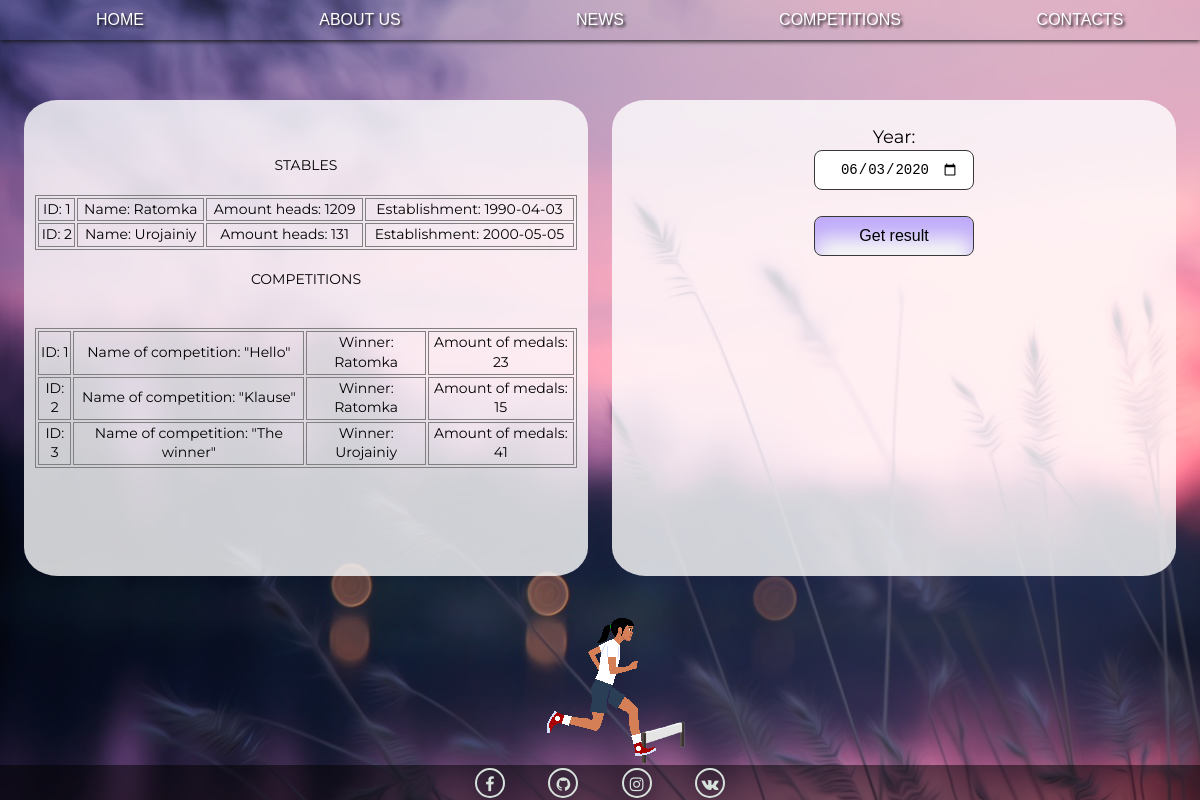
/taskSQL.php, run on the app's committed database.
### tables this page shows
CREATE TABLE `stables` (
  `ID` int(8) UNSIGNED NOT NULL,
  `name` varchar(20) NOT NULL,
  `heads` int(8) UNSIGNED NOT NULL,
  `establishment` date NOT NULL
);

CREATE TABLE `competitions` (
  `ID` int(8) UNSIGNED NOT NULL,
  `name_competition` varchar(20) NOT NULL,
  `stable_winner` varchar(20) NOT NULL,
  `amount_medals` int(3) UNSIGNED NOT NULL
);

### twoDBTask.php (the view, shortened to what this page needs)
<?php
$user = $_SERVER['DB_USERNAME'];
$password = $_SERVER['DB_PASSWORD'];
$host = "localhost";
$DB = $_SERVER['DB_NAME'];
$mysql = mysqli_connect($host, $user, $password, $DB) or die("Unable to connect");
mysqli_set_charset($mysql, 'UTF8');
$sql = "SELECT * FROM stables";
$result = mysqli_query($mysql, $sql);
echo "<br>STABLES";
echo "<table>";
if ($result)
{
    while ($row = mysqli_fetch_array($result))
    {
        echo '<tr>';
        echo '<td>' . 'ID: ' . $row['ID'] . ' </td>';
        echo '<td>' . 'Name: ' . $row['name'] . ' </td>';
        echo '<td>' . 'Amount heads: ' . $row['heads'] . ' </td>';
        echo '<td>' . 'Establishment: ' . $row['establishment'] . ' </td>';
        echo '<br>';
        echo '</tr>';
    }
}
echo "</table>";
$sql = "SELECT * FROM competitions";
$result = mysqli_query($mysql, $sql);
echo "<br>COMPETITIONS";
echo "<table>";
if ($result)
{
    while ($row = mysqli_fetch_array($result))
    {
        echo '<tr>';
        echo '<td>' . 'ID: ' . $row['ID'] . ' </td>';
        echo '<td>' . 'Name of competition: ' . $row['name_competition'] . ' </td>';
        echo '<td>' . 'Winner: ' . $row['stable_winner'] . ' </td>';
        echo '<td>' . 'Amount of medals: ' . $row['amount_medals'] . ' </td>';
        echo '<br>';
        echo '</tr>';
    }
}
echo "</table>";
?>

### taskSQL.php (shortened to what this page needs)
<!DOCTYPE html>
<html class="html-taskSum" lang="en">
<head>
    <link href="https://maxcdn.bootstrapcdn.com/font-awesome/4.7.0/css/font-awesome.min.css" rel="stylesheet"
 />
    <link rel="stylesheet" type="text/css" href="css/style.css" />
</head>
<body class="body-taskSum">
    <div class="wrap-addTask">
        <header class="header-addTask">
            <?php include "menuOutput.php"; ?>
        </header>
        <main>
            <div class="main-addTask">
                <div class="taskSQL">
                    <form class="twoDB" method="POST">
                        <?php require_once("twoDBTask.php");?>
                    </form>
                    <form class="yearDB" method="POST">
                        <br>Year:<br> <input type="date" class="dateYear" name="year"
                            value="<?php echo date("Y-m-d");?>"
                            min="<?php $time = strtotime("-4 year"); echo date("Y-m-d", $time);?>"
                            max="<?php $time = strtotime("+3 year"); echo date("Y-m-d", $time);?>" /><br> <br>
                        <input type="submit" class="submit" name="submit" value="Get result"><br> <br>
                        <?php require_once("getYear.php");?><br>
                    </form>
                </div>
                <div class="animate">
                    <img class="anim-beg" src="../assets/beg.gif">
                </div>
            </div>
        </main>
        <footer>
            <div class="wrapper">
                <ul>
                    <li class="facebook">
                        <a href="https://ru-ru.facebook.com/people/Ангелина-Русинович/100025365888236"><i
                                class="fa fa-facebook"></i></a>
                    </li>
                    <li class="github">
                        <a href="https://github.com/Asekur"><i class="fa fa-github"></i></a>
                    </li>
                    <li class="instagram">
                        <a href="https://www.instagram.com/chegelik/"><i class="fa fa-instagram"></i></a>
                    </li>
                    <li class="vk">
                        <a href="https://vk.com/chegelik"><i class="fa fa-vk"></i></a>
                    </li>
                </ul>
            </div>
        </footer>
    </div>
</body>
</html>

### menuOutput.php
<form class="header-addTask-form" method="post" action="index.php">
    <?php if ($_SERVER['PHP_SELF'] == '/index.php') { ?>
    <input type="submit" name="coloredMenu" value="HOME" id="phpBG">
    <?php } else { ?>
    <input type="submit" name="coloredMenu" value="HOME">
    <?php } ?>
</form>
<form class="header-addTask-form" method="post" action="about.php">
    <?php if ($_SERVER['PHP_SELF'] == '/about.php') { ?>
    <input type="submit" name="coloredMenu" value="ABOUT US" id="phpBG">
    <?php } else { ?>
    <input type="submit" name="coloredMenu" value="ABOUT US">
    <?php } ?>
</form>
<form class="header-addTask-form" method="post" action="news.php">
    <?php if ($_SERVER['PHP_SELF'] == '/news.php') { ?>
    <input type="submit" name="coloredMenu" value="NEWS" id="phpBG">
    <?php } else { ?>
    <input type="submit" name="coloredMenu" value="NEWS">
    <?php } ?>
</form>
<form class="header-addTask-form" method="post" action="competitons.php">
    <?php if ($_SERVER['PHP_SELF'] == '/competitons.php') { ?>
    <input type="submit" name="coloredMenu" value="COMPETITIONS" id="phpBG">
    <?php } else { ?>
    <input type="submit" name="coloredMenu" value="COMPETITIONS">
    <?php } ?>
</form>
<form class="header-addTask-form" method="post" action="contacts.php">
    <?php if ($_SERVER['PHP_SELF'] == '/contacts.php') { ?>
    <input type="submit" name="coloredMenu" value="CONTACTS" id="phpBG">
    <?php } else { ?>
    <input type="submit" name="coloredMenu" value="CONTACTS">
    <?php } ?>
</form>

### css/style.css (style rules this page uses)
html { box-sizing: border-box; font-family: "Montserrat", sans-serif; font-size: 16px; font-weight: normal; line-height: 1.4; }
*, *:before, *:after { box-sizing: inherit; }
html, body { height: 100%; width: 100%; margin: 0; padding: 0; }
@media (max-width: 1200px) { html, body { height: 140%; } }
@media (max-width: 1200px) { .html-taskSum, .body-taskSum { height: 100%; } }
@media (min-width: 800px) { .html-taskSum, .body-taskSum, .html-news, .body-news, .html-competitions, .body-competitions, .html-about, .body-about { height: 100%; } }
.wrap-addTask { height: 100%; width: 100%; position: relative; overflow: hidden; color: rgb(0, 0, 0); text-align: center; background: url("../assets/wrapAddTask.jpg"); }
header { display: grid; grid-template-columns: 20% 20% 20% 20% 20%; justify-content: center; box-shadow: 0 0.5em 1em #111; position: absolute; top: 0; left: 0; z-index: 900; width: 100%; height: 68px; }
@media (max-width: 1200px) { header { display: grid; box-shadow: 0 0.2em 0.6em #111; font-size: 8px; height: 40px; } }
footer { display: grid; grid-template-areas: "l o p"; justify-content: center; background: rgba(0, 0, 0, 0.5); position: absolute; bottom: 0px; left: 0; height: 65px; width: 100%; z-index: 900; }
main { margin-top: 80px; width: 100%; height: 80%; }
@media (max-width: 1200px) { main { height: 100%; margin-top: 50px; } }
.main-addTask { margin-top: 80px; height: 100%; display: grid; grid-template-areas: "sumTask" "horseTask"; }
.anim-beg { grid-area: horseTask; justify-content: center; transform: translate(30px, 0px); z-index: 200; }
@media (min-width: 800px) { .anim-beg { margin-top: 40px; } }
.taskSQL { display: grid; grid-area: sumTask; }
.twoDB { grid-area: twoDB; background-color: rgba(255, 255, 255, 0.795); width: 94%; }
.yearDB { grid-area: yearDB; background-color: rgba(255, 255, 255, 0.795); width: 94%; }
@media (min-width: 800px) { .taskSQL { grid-template-areas: "twoDB yearDB"; grid-template-columns: 50% 50%; margin-top: 20px; } }
@media (min-width: 800px) { .twoDB { height: 100%; margin: 0 2% 0 4%; padding-top: 6%; border-radius: 6%; font-size: 14px; } }
@media (min-width: 800px) { .yearDB { height: 100%; margin: 0 4% 0 2%; border-radius: 6%; font-size: 18px; } }
@media (min-width: 800px) { .dateYear { border: 1px solid #383838; font-size: 14px; box-shadow: inset 0px 20px 20px rgba(255, 255, 255, 0.918); } }
table { border: 1px solid grey; width: 96%; margin: 0 2% 0 2%; justify-self: center; }
td { border: 1px solid grey; }
header form { width: 100%; height: 100%; margin: auto; }
header form input { color: white; padding: 0; background-color: rgba(255, 255, 255, 0); border: 0px solid rgb(80, 63, 126); text-shadow: 2px 2px 3px rgba(0, 0, 0, 0.877); height: 100%; width: 100%; }
@media (min-width: 800px) { header form input { font-size: 16px; } }
main form input { text-align: center; width: 160px; border-radius: 8px; padding: 10px 14px; }
.submit { cursor: pointer; font-size: 16px; border: 1px solid #383838; background: #f6f6f6; box-shadow: inset 0px 20px 20px rgba(185, 162, 250, 0.918); }
@media (max-width: 1200px) { .main-addTask { grid-template-rows: 55% 45%; } }
@media (min-width: 1200px) { .main-addTask { grid-template-rows: 62% 38%; } }
.wrapper { grid-area: o; width: 300px; }
.wrapper ul { list-style: none; display: grid; grid-template-columns: repeat(4, 25%); padding: 0; }
.wrapper ul li { justify-self: center; width: 40px; height: 40px; line-height: 40px; margin: 0 6px; text-align: center; cursor: pointer; border-radius: 50%; border: 2px solid #d8e2dc; transition: all 0.5s ease; }
.wrapper ul li .fa { color: #d8e2dc; justify-self: center; transition: all 0.2s ease; }
@media (max-width: 1200px) { footer { height: 35px; } }
@media (max-width: 1200px) { .wrapper ul li { justify-self: center; width: 30px; height: 30px; line-height: 30px; } }
@media (max-width: 1200px) { .wrapper ul { list-style: none; margin: 0.2em; padding: 0; } }

### data on the page
stables: ID "1", name "Ratomka", heads "1209", establishment "1990-04-03"
stables: ID "2", name "Urojainiy", heads "131", establishment "2000-05-05"
competitions: ID "1", name_competition "\"Hello\"", stable_winner "Ratomka", amount_medals "23"
competitions: ID "2", name_competition "\"Klause\"", stable_winner "Ratomka", amount_medals "15"
competitions: ID "3", name_competition "\"The winner\"", stable_winner "Urojainiy", amount_medals "41"
